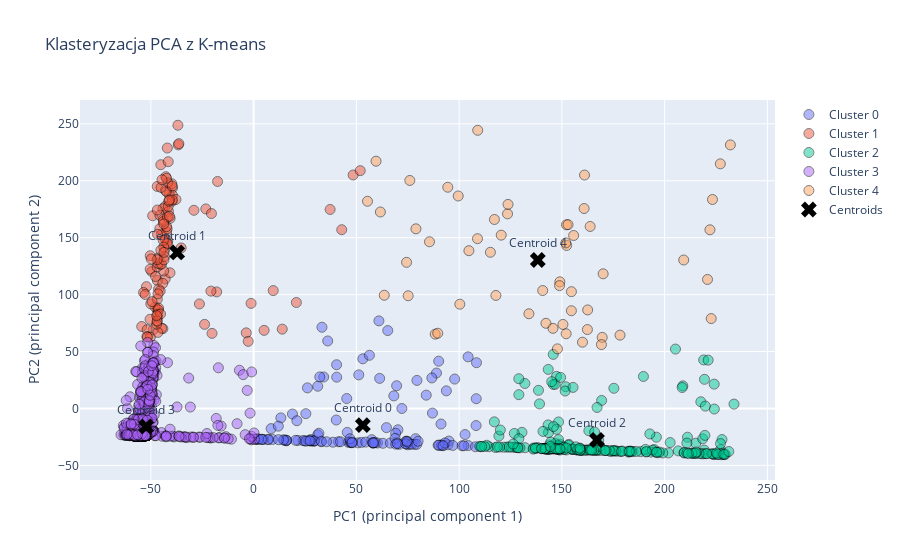

Notebook code for this chart:
### Markdown cell above
### KMeans

### Code cell
from sklearn.cluster import KMeans
import pandas as pd
import plotly.graph_objs as go
from plotly.offline import iplot

# Załaduj dane PCA do DataFrame, jeśli jeszcze tego nie zrobiłeś
# principal_df = pd.DataFrame(data = principal_components, ...)

# Określ liczbę klastrów
num_clusters = 5  # Możesz dostosować tę wartość

# Przeprowadź klasteryzację K-means
kmeans = KMeans(n_clusters=num_clusters)
principal_df['cluster'] = kmeans.fit_predict(principal_df[['principal component 1', 'principal component 2']])

# Przygotuj dane do wykresu
traces = []
for cluster_id in range(num_clusters):
    cluster_data = principal_df[principal_df['cluster'] == cluster_id]
    trace = go.Scatter(
        x = cluster_data['principal component 1'],
        y = cluster_data['principal component 2'],
        mode = 'markers',
        marker = dict(
            size = 10,
            opacity = 0.5,  # Półprzezroczyste markery
            line = dict(
                width = 1,
                color = 'rgb(0, 0, 0)'
            )
        ),
        name = f'Cluster {cluster_id}'
    )
    traces.append(trace)

# Dodaj centroidy jako oddzielne punkty
centroids = kmeans.cluster_centers_
centroid_trace = go.Scatter(
    x = centroids[:, 0],
    y = centroids[:, 1],
    mode = 'markers+text',
    marker = dict(
        size = 14,
        color = 'rgb(0,0,0)',
        symbol = 'x'
    ),
    text = [f'Centroid {i}' for i in range(num_clusters)],
    textposition = 'top center',
    name = 'Centroids'
)
traces.append(centroid_trace)

# Ustawienia wykresu
layout = go.Layout(
    title = 'Klasteryzacja PCA z K-means',
    xaxis = dict(title = 'PC1 (principal component 1)'),
    yaxis = dict(title = 'PC2 (principal component 2)'),
    hovermode = 'closest'
)

# Wygeneruj wykres
fig = go.Figure(data=traces, layout=layout)
iplot(fig, filename='pca-kmeans-clustering')

### Figure 1 — Plotly figure (JSON) as saved in the notebook; plotly's stock layout.template omitted (floating-point values rounded to 4 significant figures; data arrays with more than 128 entries replaced by an {"elided": "..."} marker saying what was removed)
{"data": [{"marker": {"line": {"color": "rgb(0, 0, 0)", "width": 1}, "opacity": 0.5, "size": 10}, "mode": "markers", "name": "Cluster 0", "type": "scatter", "x": {"elided": "132 float values"}, "y": {"elided": "132 float values"}}, {"marker": {"line": {"color": "rgb(0, 0, 0)", "width": 1}, "opacity": 0.5, "size": 10}, "mode": "markers", "name": "Cluster 1", "type": "scatter", "x": [-18.0, -46.86, -49.58, -43.21, -43.07, -52.17, -43.06, -46.97, -26.39, -46.87, -46.25, -48.85, -49.12, -46.92, -42.74, -44.21, -54.46, -50.35, -3.614, -45.49, -44.15, -42.35, -47.97, -41.06, -17.55, -44.15, -23.88, -41.82, -45.58, -39.49, -50.04, -45.64, -47.76, -44.91, -46.88, -39.64, -41.45, -39.82, -42.12, -46.87, 5.086, -46.78, -42.38, -40.72, -53.57, 9.519, -39.5, -43.78, -43.02, -46.54, -42.32, -41.58, -41.91, -46.95, -51.85, -35.28, -44.06, -43.97, -46.79, -46.33, -37.81, -51.93, -40.65, -42.92, -36.68, -45.48, -46.27, -42.52, -43.91, -2.654, -46.49, -41.94, -49.43, -23.27, -44.78, -43.77, -44.8, -52.79, -41.79, -50.29, -51.71, -46.62, 37.22, -20.54, -47.25, -46.72, 48.41, -46.57, -43.38, -42.01, -45.17, -45.31, -43.75, -20.79, -29.06, -40.96, -39.58, -50.41, 20.78, -46.96, -42.38, -43.63, -36.38, -41.33, -47.17, -45.15, -50.34, -45.04, -40.96, -44.58, -39.61, -41.57, 13.91, -36.86, -46.94, -20.26, -49.82, -43.61, 51.86, 42.87, -1.255], "y": [102.4, 87.11, 120.3, 139.9, 177.5, 107.0, 113.8, 76.28, 91.82, 112.5, 105.0, 69.22, 169.3, 195.0, 203.6, 109.9, 72.01, 122.3, 66.43, 103.2, 70.13, 155.0, 88.98, 187.9, 199.4, 175.5, 73.9, 147.3, 169.7, 193.7, 91.94, 157.9, 115.9, 152.7, 96.0, 182.1, 173.1, 197.4, 157.9, 174.3, 68.62, 80.14, 159.7, 119.2, 101.9, 103.6, 187.3, 120.8, 148.4, 100.7, 145.1, 177.5, 144.9, 124.4, 69.2, 141.1, 166.0, 147.7, 153.0, 86.35, 183.6, 63.18, 167.0, 191.6, 231.5, 126.6, 88.15, 190.6, 164.3, 58.97, 127.5, 168.2, 93.84, 175.3, 126.9, 162.1, 70.43, 100.1, 198.2, 62.67, 62.68, 66.81, 174.8, 171.3, 74.06, 82.69, 205.1, 132.1, 133.4, 228.8, 214.1, 83.03, 141.8, 103.1, 174.1, 168.8, 183.2, 78.37, 93.1, 76.85, 202.2, 130.6, 232.6, 182.2, 81.54, 139.0, 134.2, 194.2, 183.2, 200.9, 195.4, 216.8, 69.7, 248.8, 130.7, 65.99, 131.3, 137.1, 208.9, 157.0, 92.32]}, {"marker": {"line": {"color": "rgb(0, 0, 0)", "width": 1}, "opacity": 0.5, "size": 10}, "mode": "markers", "name": "Cluster 2", "type": "scatter", "x": {"elided": "241 float values"}, "y": {"elided": "241 float values"}}, {"marker": {"line": {"color": "rgb(0, 0, 0)", "width": 1}, "opacity": 0.5, "size": 10}, "mode": "markers", "name": "Cluster 3", "type": "scatter", "x": {"elided": "969 float values"}, "y": {"elided": "969 float values"}}, {"marker": {"line": {"color": "rgb(0, 0, 0)", "width": 1}, "opacity": 0.5, "size": 10}, "mode": "markers", "name": "Cluster 4", "type": "scatter", "x": [55.4, 133.9, 163.7, 162.5, 222.7, 170.1, 154.6, 94.47, 155.7, 63.56, 140.7, 88.35, 104.8, 76.0, 123.6, 100.3, 160.0, 162.4, 169.6, 223.3, 152.3, 78.98, 160.8, 117.2, 152.2, 117.9, 75.2, 142.2, 85.57, 89.59, 61.68, 150.5, 59.57, 109.0, 169.2, 152.1, 161.0, 209.3, 149.0, 178.3, 222.0, 108.9, 115.2, 74.42, 220.9, 148.8, 154.6, 145.7, 120.5, 151.9, 232.0, 227.1, 99.55, 123.8, 153.0, 147.8], "y": [182.0, 83.21, 159.9, 86.57, 78.99, 118.3, 102.6, 194.4, 152.0, 99.48, 103.6, 65.31, 138.6, 200.3, 171.0, 91.6, 58.23, 69.35, 62.45, 183.6, 143.2, 157.8, 175.6, 166.0, 161.3, 99.3, 99.01, 74.84, 146.4, 66.1, 172.6, 73.83, 217.2, 244.4, 56.12, 65.64, 205.0, 130.4, 111.2, 64.43, 157.0, 149.1, 137.2, 128.4, 113.3, 107.9, 85.87, 70.38, 152.3, 145.4, 231.5, 214.9, 186.7, 179.3, 161.5, 52.36]}, {"marker": {"color": "rgb(0,0,0)", "size": 14, "symbol": "x"}, "mode": "markers+text", "name": "Centroids", "text": ["Centroid 0", "Centroid 1", "Centroid 2", "Centroid 3", "Centroid 4"], "textposition": "top center", "type": "scatter", "x": [53.15, -37.21, 167.1, -52.25, 138.3], "y": [-14.63, 137.1, -27.68, -15.78, 130.4]}], "layout": {"hovermode": "closest", "title": {"text": "Klasteryzacja PCA z K-means"}, "xaxis": {"title": {"text": "PC1 (principal component 1)"}}, "yaxis": {"title": {"text": "PC2 (principal component 2)"}}}}
